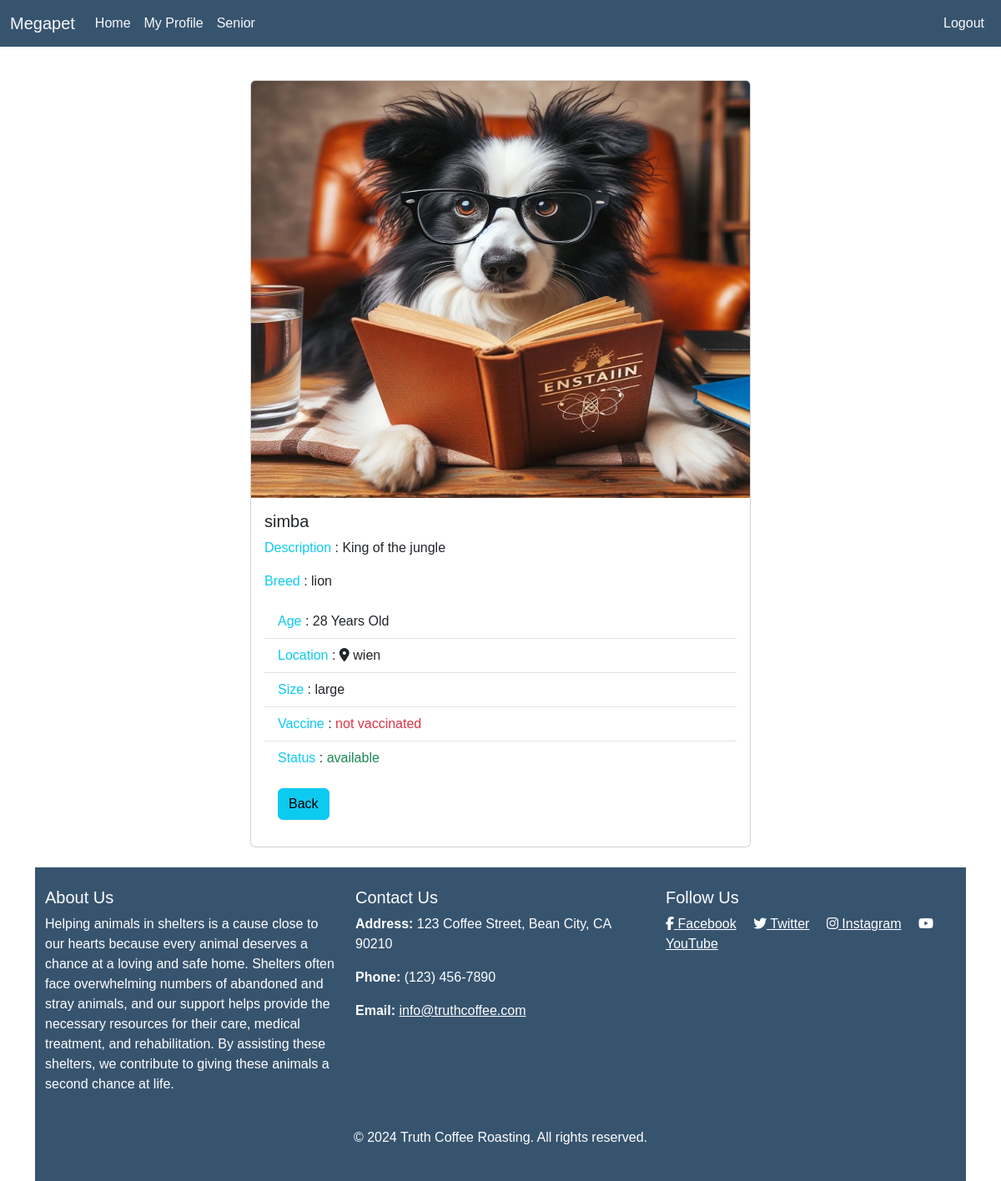
Page /user/details.php?id=14 (signed in) on the committed database.
### tables this page shows
CREATE TABLE `animals` (
  `pet_id` int(11) NOT NULL,
  `name` varchar(100) NOT NULL,
  `photo` varchar(150) NOT NULL,
  `location` varchar(255) NOT NULL,
  `description` varchar(255) NOT NULL,
  `size` enum('small','medium','large') DEFAULT 'medium',
  `age` int(11) NOT NULL,
  `vaccine` enum('vaccinated','not vaccinated') DEFAULT 'not vaccinated',
  `breed` varchar(255) NOT NULL,
  `status` enum('adopted','available') DEFAULT 'available'
);

### user/details.php (the view, shortened to what this page needs)
<?php
require_once("..\components\db_connect.php");
$layout = "";
$sql = "SELECT * FROM `animals` WHERE `pet_id` = {$_GET['id']}";
$result = mysqli_query($connect, $sql);
$value = mysqli_fetch_assoc($result);
$layout .= "<div>
        <div class='card'>
  <img src='../photos/{$value['photo']}' height='500px;' class='card-img-top' alt='...'>
  <div class='card-body'>
    <h5 class='card-title'>{$value['name']}</h5>
    <p class='card-text'><span class='text-info'>Description</span> : {$value['description']}</p>
    <p class='card-text'><span class='text-info'>Breed</span> : {$value['breed']}</p>
  <ul class='list-group list-group-flush'>
    <li class='list-group-item'><span class='text-info'>Age</span> : {$value['age']} Years Old</li>
    <li class='list-group-item'><span class='text-info'>Location</span> : <i class='fa-solid fa-location-dot'></i> {$value['location']}</li>
    <li class='list-group-item'><span class='text-info'>Size</span> : {$value['size']}</li>";
if ($value['vaccine'] == 'vaccinated') {
  $layout .= "<li class='list-group-item'><span class='text-info'>Vaccine</span> : <span class='text-success'>{$value['vaccine']}</span></li>";
} else {
  $layout .= "<li class='list-group-item'><span class='text-info'>Vaccine</span> : <span class='text-danger'>{$value['vaccine']}</span></li>";
}
if ($value['status'] == 'available') {
  $layout .= "<li class='list-group-item'><span class='text-info'>Status</span> : <span class='text-success'>{$value['status']}</span></li>";
} else {
  $layout .= "<li class='list-group-item'><span class='text-info'>Status</span> : <span class='text-danger'>{$value['status']}</span></li>";
}
$layout .= "</ul>
  <div class='card-body'>
    <a href='../home.php' style='text-decoration:none;' class='btn btn-info'>Back</a>
  </div>
</div>
                    </div>";
?>
<!DOCTYPE html>
<html lang="en">
<head>
  <link href="https://cdn.jsdelivr.net/npm/bootstrap@5.3.3/dist/css/bootstrap.min.css" rel="stylesheet">
  <link rel="stylesheet" href="https://cdnjs.cloudflare.com/ajax/libs/animate.css/4.1.1/animate.min.css" />
  <link rel="stylesheet" href="../style.css">
</head>
<body>
  <?php require_once "../components/navbar.php" ?>
  <div class="container">
    <div class="d-flex">
    </div>
    <br>
    <div class="mx-auto" style="width: 50vw;"><?= $layout ?></div>
    <br>
  </div>
  <?php require_once "../components/footer.php" ?>
  <link rel="stylesheet" href="https://cdnjs.cloudflare.com/ajax/libs/font-awesome/6.6.0/css/all.min.css" />
</body>
</html>

### style.css (style rules this page uses)
body, html { margin: 0; padding: 0; overflow-x: hidden; height: 100%; font-family: Arial, sans-serif; }

### rows in the picture
animals: photo (picture), name "simba", description "King of the jungle", breed "lion", age "28", location "wien", size "large", vaccine "not vaccinated", status "available"
